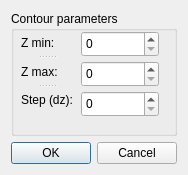
<?xml version="1.0" encoding="UTF-8"?>
<ui version="4.0">
 <class>Dialog</class>
 <widget class="QDialog" name="Dialog">
  <property name="geometry">
   <rect>
    <x>0</x>
    <y>0</y>
    <width>186</width>
    <height>175</height>
   </rect>
  </property>
  <property name="windowTitle">
   <string>Dialog</string>
  </property>
  <layout class="QVBoxLayout" name="verticalLayout">
   <item>
    <widget class="QGroupBox" name="groupBox">
     <property name="title">
      <string>Contour parameters</string>
     </property>
     <widget class="QSpinBox" name="spinBox">
      <property name="geometry">
       <rect>
        <x>70</x>
        <y>20</y>
        <width>78</width>
        <height>26</height>
       </rect>
      </property>
     </widget>
     <widget class="QSpinBox" name="spinBox_2">
      <property name="geometry">
       <rect>
        <x>70</x>
        <y>50</y>
        <width>78</width>
        <height>26</height>
       </rect>
      </property>
     </widget>
     <widget class="QSpinBox" name="spinBox_3">
      <property name="geometry">
       <rect>
        <x>70</x>
        <y>80</y>
        <width>78</width>
        <height>26</height>
       </rect>
      </property>
     </widget>
     <widget class="QSplitter" name="splitter">
      <property name="geometry">
       <rect>
        <x>10</x>
        <y>20</y>
        <width>51</width>
        <height>81</height>
       </rect>
      </property>
      <property name="orientation">
       <enum>Qt::Orientation::Vertical</enum>
      </property>
      <widget class="QLabel" name="0">
       <property name="text">
        <string>Z min:</string>
       </property>
      </widget>
      <widget class="QLabel" name="label_2">
       <property name="text">
        <string>Z max:</string>
       </property>
      </widget>
      <widget class="QLabel" name="label_3">
       <property name="text">
        <string>Step (dz):</string>
       </property>
      </widget>
     </widget>
    </widget>
   </item>
   <item>
    <widget class="QDialogButtonBox" name="buttonBox">
     <property name="orientation">
      <enum>Qt::Orientation::Horizontal</enum>
     </property>
     <property name="standardButtons">
      <set>QDialogButtonBox::StandardButton::Cancel|QDialogButtonBox::StandardButton::Ok</set>
     </property>
    </widget>
   </item>
  </layout>
 </widget>
 <resources/>
 <connections>
  <connection>
   <sender>buttonBox</sender>
   <signal>accepted()</signal>
   <receiver>Dialog</receiver>
   <slot>accept()</slot>
   <hints>
    <hint type="sourcelabel">
     <x>248</x>
     <y>254</y>
    </hint>
    <hint type="destinationlabel">
     <x>157</x>
     <y>274</y>
    </hint>
   </hints>
  </connection>
  <connection>
   <sender>buttonBox</sender>
   <signal>rejected()</signal>
   <receiver>Dialog</receiver>
   <slot>reject()</slot>
   <hints>
    <hint type="sourcelabel">
     <x>316</x>
     <y>260</y>
    </hint>
    <hint type="destinationlabel">
     <x>286</x>
     <y>274</y>
    </hint>
   </hints>
  </connection>
 </connections>
</ui>
